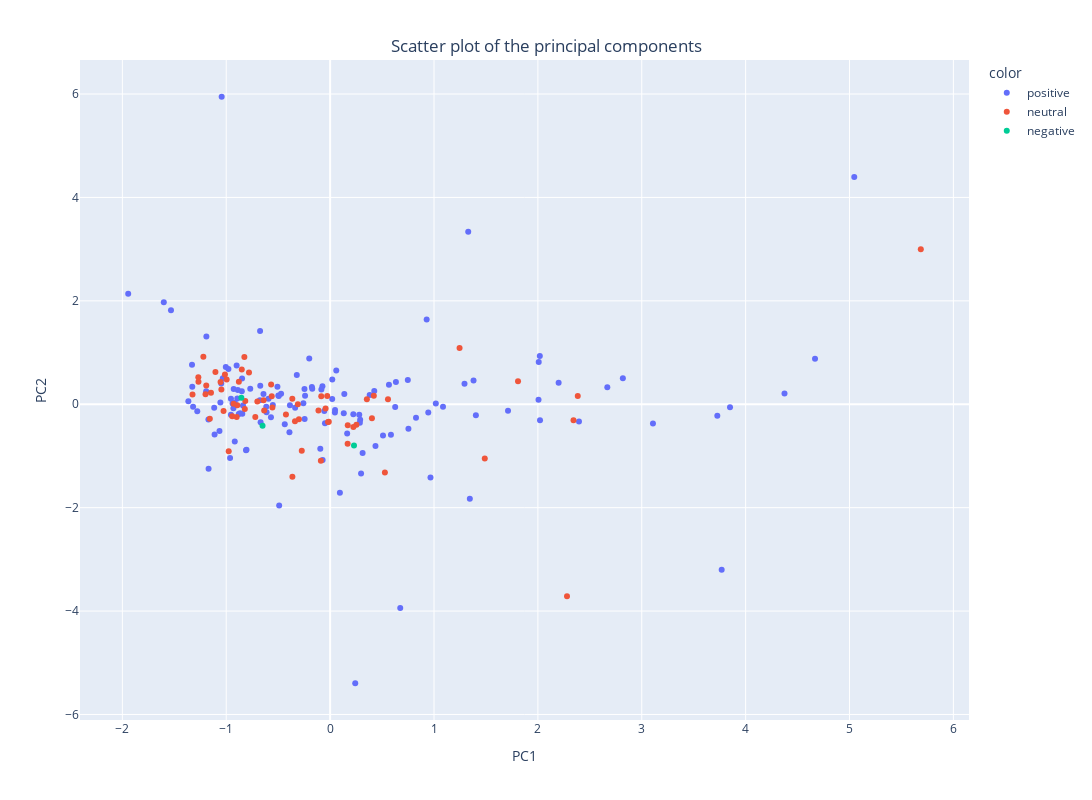

Here is the notebook cell this chart was saved with:
### Code cell
# pca = pca_on_fundamentals(fundamentals)
plot_pca(funs)
